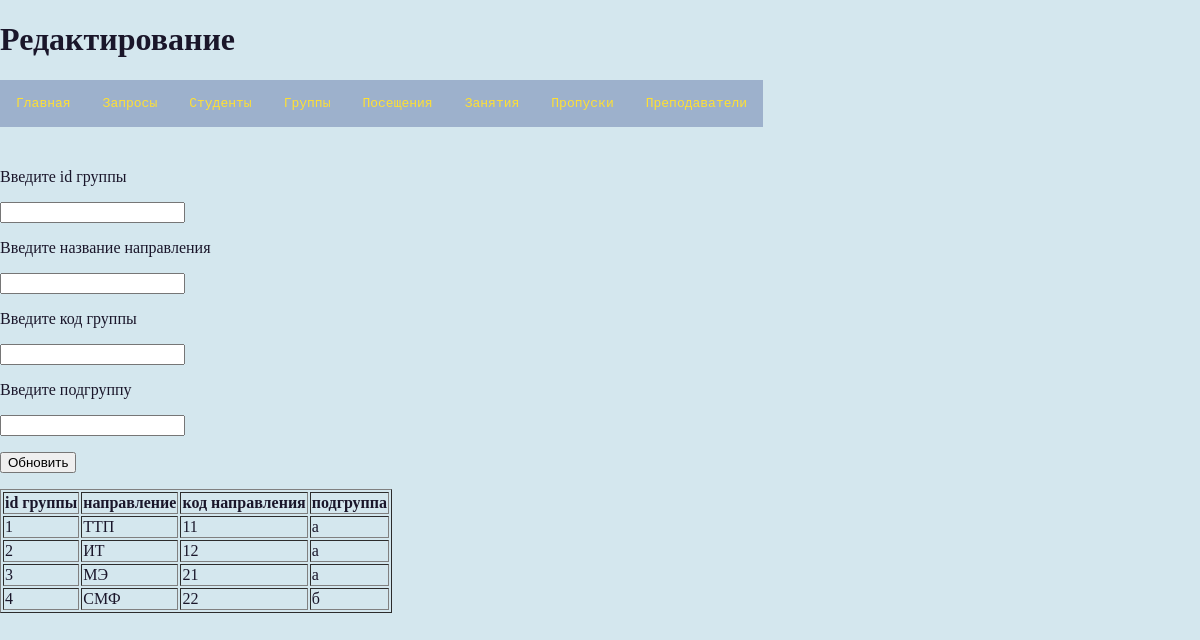
Screenshot of /update1.php with the database file from the repository.
### tables this page shows
CREATE TABLE `gruppa` (
  `ID_gruppi` int(11) NOT NULL,
  `napravlenie` varchar(100) NOT NULL,
  `kod_naprav` varchar(4) NOT NULL,
  `podgruppa` varchar(4) NOT NULL
);

### update1.php (the view, shortened to what this page needs)
<!DOCTYPE html>
<html lang="en" dir="ltr">
    <head>
        <link href="style.css" rel="stylesheet">
    </head>
    <body>
        <form action="upd1.php" method="post">
            <h1>Редактирование</h1>
            <?php include("nav.php"); ?>
            <br> </br> <br> </br>
   <p>Введите id группы</p>
   <p><input name="ID_gruppi"></p>
   <p>Введите название направления</p>
   <p><input name="napravlenie"></p>
   <p>Введите код группы</p>
   <p><input name="kod_naprav"></p>
   <p>Введите подгруппу</p>
   <p><input name="podgruppa"></p>
    <p> <a href="upd1.php" > <input type="submit" value="Обновить" name="upd1"></a></p>
   <?php
   require_once 'connection3.php';
   $link = mysqli_connect($host, $user, $password, $database)
       or die("Ошибка " . mysqli_error($link));
   $query ="SELECT * FROM gruppa";
   $result = mysqli_query($link, $query) or die("Ошибка " . mysqli_error($link));
   if($result)
   {
       $rows = mysqli_num_rows($result);
       echo "<table border=1><tr><th>id группы</th><th>направление</th><th>код направления</th><th>подгруппа</th></tr>";
       for ($i = 0 ; $i < $rows ; ++$i)
       {
           $row = mysqli_fetch_row($result);
           echo "<tr>";
               for ($j = 0 ; $j < 4 ; ++$j) echo "<td>$row[$j]</td>";
           echo "</tr>";
       }
       echo "</table>";
   }
   ?>
  </form>
    </body>
</html>

### style.css (style rules this page uses)
a { text-decoration: none; }
body { margin:0; background: #D4E7EE; color: #1a162a; display:block font-family: Exo 2; font-style: normal; font-weight: normal; }

### rows the page displays
gruppa: ID_gruppi "1", napravlenie "ТТП", kod_naprav "11", podgruppa "а"
gruppa: ID_gruppi "2", napravlenie "ИТ", kod_naprav "12", podgruppa "а"
gruppa: ID_gruppi "3", napravlenie "МЭ", kod_naprav "21", podgruppa "а"
gruppa: ID_gruppi "4", napravlenie "СМФ", kod_naprav "22", podgruppa "б"
